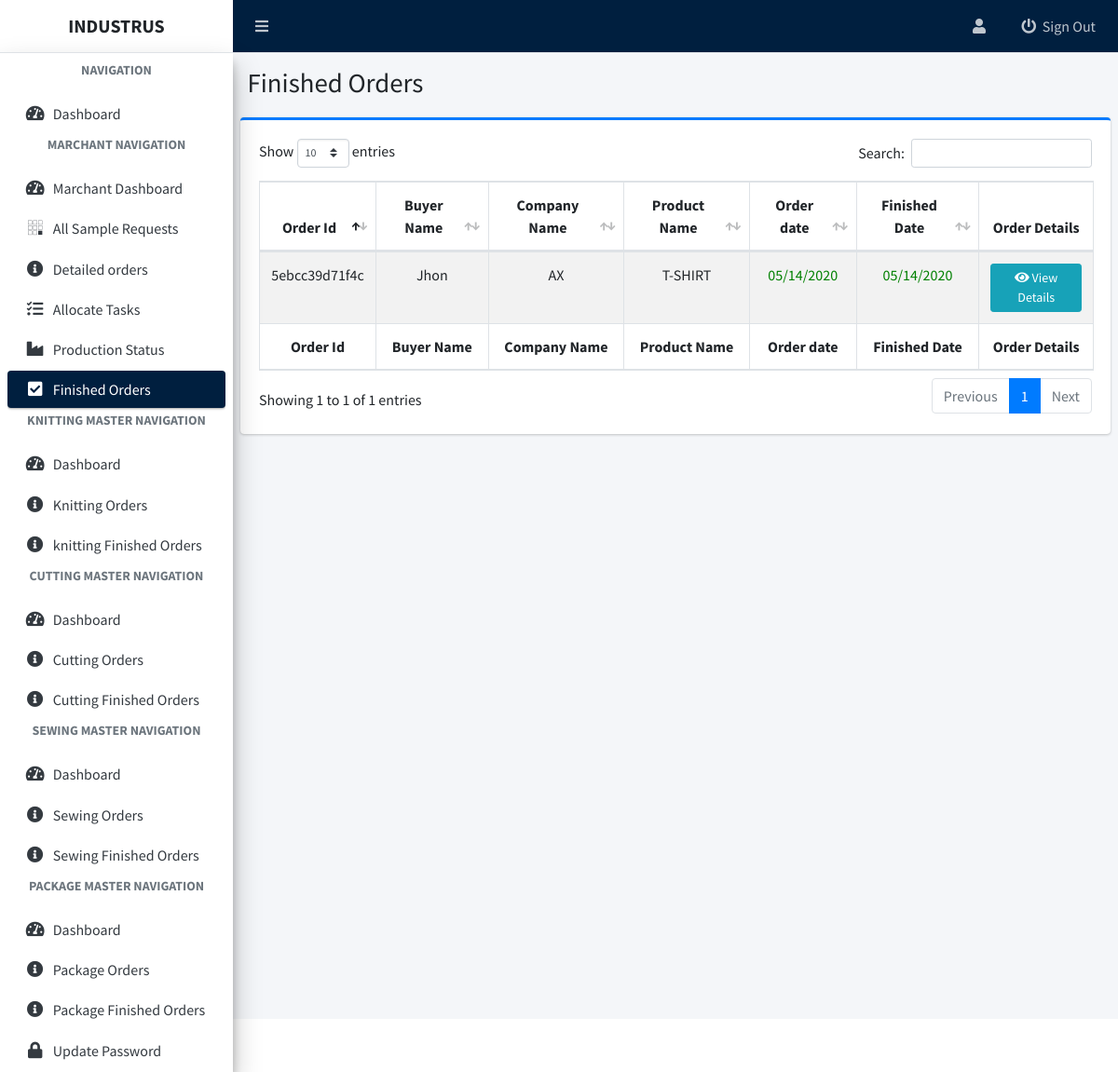
Page /admin/finished-orders.php (signed in) on the committed database.
### tables this page shows
CREATE TABLE `order_details` (
  `orderId` varchar(50) NOT NULL,
  `user_id` int(11) NOT NULL,
  `buyerName` varchar(200) NOT NULL,
  `companyName` varchar(200) NOT NULL,
  `productName` varchar(100) NOT NULL,
  `productPrice` varchar(100) NOT NULL,
  `composition` varchar(100) NOT NULL,
  `fabricsWeight` varchar(100) NOT NULL,
  `samplePcs` varchar(10) NOT NULL,
  `fabricConstruction` varchar(100) NOT NULL,
  `febricDescription` varchar(100) NOT NULL,
  `productSketch` varchar(200) NOT NULL,
  `yarnDescription` varchar(150) NOT NULL,
  `frontMeasurementSketch` varchar(200) NOT NULL,
  `backMeasurementSketch` varchar(200) NOT NULL,
  `collarMeasurementSketch` varchar(200) NOT NULL,
  `frontSewingSkecth` varchar(200) NOT NULL,
  `frontPlacketSkecth` varchar(200) NOT NULL,
  `slideSlitSkecth` varchar(200) NOT NULL,
  `pcs_per_box` varchar(15) NOT NULL,
  `shipmentDate` varchar(100) NOT NULL,
  `detailOrderDate` varchar(100) NOT NULL,
  `sampleOrderDate` varchar(100) NOT NULL,
  `finishedDate` varchar(50) NOT NULL,
  `status` int(11) NOT NULL DEFAULT 0 COMMENT '0=sampledefault,1=sample_accepted,2=sample_rejected,3=pendingDetails,4 = userImputted,5=task-allocated,6=Order-in-production, 7 =order_finished'
);

### admin/finished-orders.php (the view, shortened to what this page needs)
<?php
include 'includes/admin-header.php';
include 'includes/admin-navbar.php';
include 'includes/admin-sidebar.php';
$conn = connect();
$sql = "SELECT * FROM order_details WHERE status = 7";
$stmt = $conn->prepare($sql);
$stmt->execute();
$result = $stmt->get_result();
while ($data = $result->fetch_assoc()) {
    $row[] = $data;
}
?>
<section class="content-header">
    <div class="container-fluid">
        <div class="row">
            <div class="col-sm-6">
                <h1>Finished Orders </h1>
            </div>
        </div>
    </div>
</section>
<section class="content py-1">
    <div class="card card-primary card-outline">
        <div class="card-body">
            <table id="example2" class="table table-bordered table-hover table-striped text-center">
                <thead>
                    <tr class="">
                        <th>Order Id</th>
                        <th>Buyer Name</th>
                        <th>Company Name</th>
                        <th>Product Name</th>
                        <th>Order date</th>
                        <th>Finished Date</th>
                        <th>Order Details</th>
                    </tr>
                </thead>
                <tbody>
                    <?php
                    if (isset($row)) {
                        foreach ($row as $value) { ?>
                            <tr>
                                <td><?= $value['orderId'] ?></td>
                                <td><?= $value['buyerName'] ?></td>
                                <td><?= $value['companyName'] ?></td>
                                <td><?= $value['productName'] ?></td>
                                <td style='color:green;'><?php echo $value['detailOrderDate']; ?></td>
                                <td style='color:green;'><?php echo $value['finishedDate']; ?></td>
                                <td style='color:green;'>
                                    <a href="finished-order-details?order-id=<?= $value['orderId'] ?>" class="btn btn-info btn-sm"><i class="fas fa-eye"></i> View Details</a>
                                </td>
                            </tr>
                    <?php }
                    } ?>
                </tbody>
                <tfoot>
                    <tr>
                        <th>Order Id</th>
                        <th>Buyer Name</th>
                        <th>Company Name</th>
                        <th>Product Name</th>
                        <th>Order date</th>
                        <th>Finished Date</th>
                        <th>Order Details</th>
                    </tr>
                </tfoot>
            </table>
        </div>
    </div>
</section>
<?php include 'includes/admin-footer.php'; ?>
</body>
</html>

### rows in the picture
order_details: orderId "5ebcc39d71f4c", buyerName "Jhon", companyName "AX", productName "T-SHIRT", detailOrderDate "05/14/2020", finishedDate "05/14/2020"
